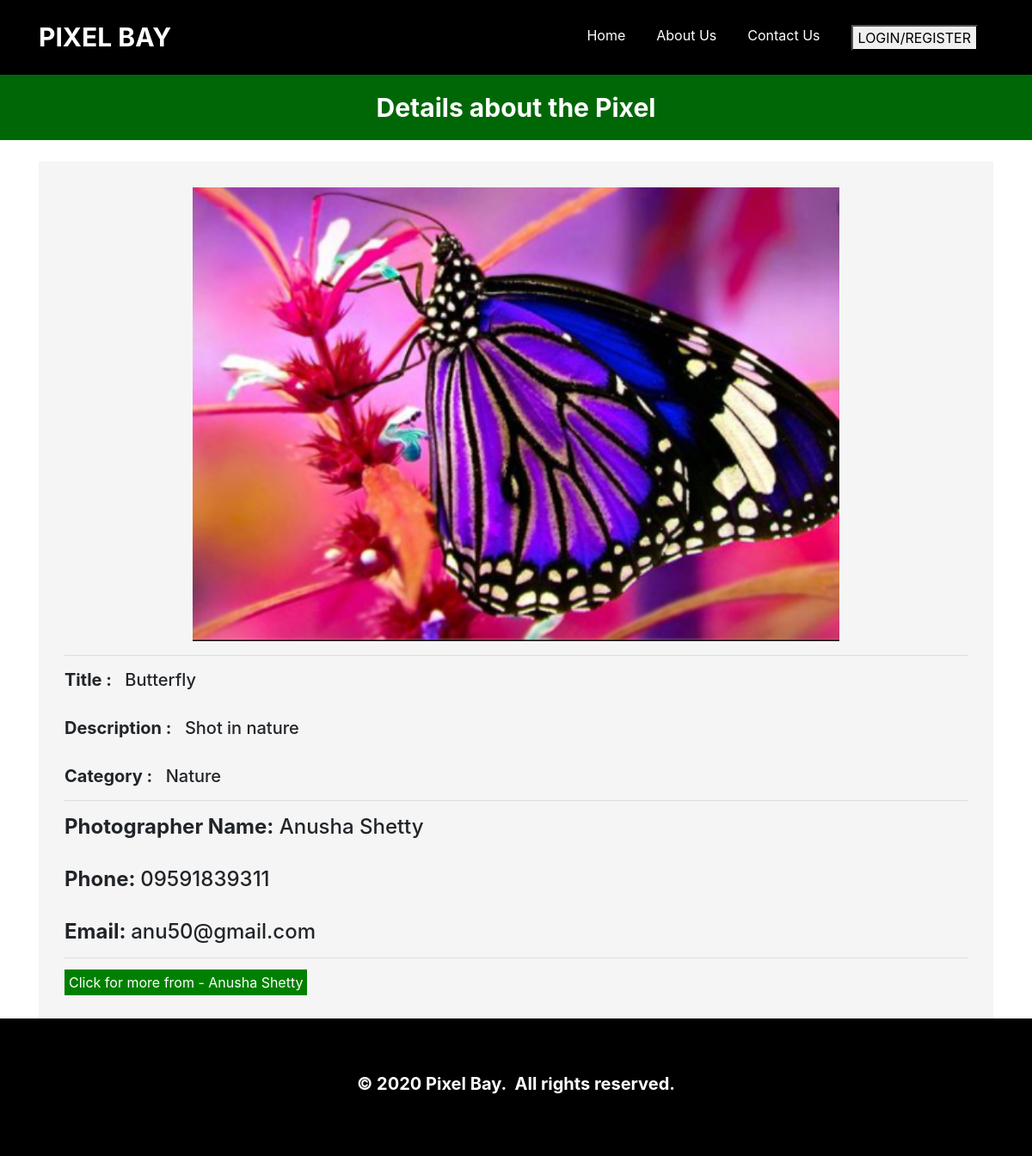
Page /viewdetails.php?id=17 on the committed database.
### tables this page shows
CREATE TABLE `photos` (
  `pic_id` int(20) NOT NULL,
  `pic_title` varchar(50) NOT NULL,
  `pic_des` varchar(5000) NOT NULL,
  `pic_img` varchar(50) DEFAULT 'NA',
  `pic_cat` varchar(50) NOT NULL,
  `photographer_username` varchar(25) NOT NULL
);

CREATE TABLE `photographers` (
  `photographer_username` varchar(50) NOT NULL,
  `photographer_name` varchar(50) NOT NULL,
  `photographer_phone` varchar(15) NOT NULL,
  `photographer_email` varchar(25) NOT NULL,
  `photographer_address` varchar(50) NOT NULL,
  `photographer_password` varchar(20) NOT NULL
);

### viewdetails.php (the view, shortened to what this page needs)
<?php
$conn = Connect();
?>
<!DOCTYPE html>
<html>
<head>
    <link rel="stylesheet" href="assets/bootstrap/css/bootstrap.min.css">
    <link rel="stylesheet" href="assets/css/Footer-Basic.css">
    <link rel="stylesheet" href="assets/css/Navigation-Clean.css">
    <link rel="stylesheet" href="assets/css/styles.css">
</head>
<body>
    <nav class="navbar navbar-light navbar-expand-md navigation-clean" style="background: #000;">
        <div class="container">
            <a class="navbar-brand" href="index.php" style="color: rgb(255,255,255);font-size: 30px;">PIXEL BAY</a>
            <?php
                if (isset($_SESSION['login_photographer'])){
            ?>
            <div
                class="collapse navbar-collapse" id="navcol-1">
                <ul class="nav navbar-nav ml-auto">
                    <li class="nav-item"><a class="nav-link" href="index.php" style="color: rgb(255,255,255); hover">Home</a></li>
                    <li class="nav-item"><a class="nav-link" href="photos.php" style="color: rgb(255,255,255); hover">Your Photos</a></li>
                    <li class="nav-item"><a class="nav-link" href="addphoto.php" style="color: rgb(255,255,255);">Add New Photo</a></li>
                    <li class="nav-item"><a class="nav-link" href="profile.php" style="color: rgb(255,255,255);">Your Profile</a></li>
                    <li class="nav-item"><a class="nav-link" href="about.php" style="color: rgb(255,255,255);">About Us</a></li>
                    <li class="nav-item"><a class="nav-link" href="contact.php" style="color: rgb(255,255,255);">Contact Us</a></li>
                    <li class="nav-item"><a class="nav-link" href="logout.php" style="color: rgb(255,255,255);">Logout</a></li>
                </ul>
        </div>
            <?php
            }
                else {
            ?>
            <div
                class="collapse navbar-collapse" id="navcol-1">
                <ul class="nav navbar-nav ml-auto">
                    <li class="nav-item"><a class="nav-link" href="index.php" style="color: rgb(255,255,255);">Home</a></li>
                    <li class="nav-item"><a class="nav-link" href="about.php" style="color: rgb(255,255,255);">About Us</a></li>
                    <li class="nav-item"><a class="nav-link" href="contact.php" style="color: rgb(255,255,255);">Contact Us</a></li>
                    <li class="nav-item"><a class="nav-link" href="photographerlogin.php" style="color: rgb(255,255,255);"><button>LOGIN/REGISTER</button></a></li>
                </ul>
        </div>
            <?php   }
                ?>
        </div>
    </nav>
    <strong><h3 style="margin-bottom: 25px; text-align: center; font-size: 30px; margin-left:auto;margin-right:auto; padding:20px; color:white; background-color:#006707 ;"><strong> Details about the Pixel </strong></h3></strong>
    <div class="container" style="margin-top: 20px;" >
    <div class="col-md-" style="float: none; margin: 0 auto;">
      <div class="form-area">
        <form role="form">
        <?php
        $pic_id = $_GET["id"];
        $sql1 = "SELECT * FROM  photos p, photographers pg WHERE p.pic_id = '$pic_id' AND p.pic_id=p.pic_id AND p.photographer_username = pg.photographer_username";
        $result1 = mysqli_query($conn, $sql1)or die(mysqli_error($conn));
        if(mysqli_num_rows($result1)){
            while($row1 = mysqli_fetch_assoc($result1)){
                $pic_title = $row1["pic_title"];
                $pic_des = $row1["pic_des"];
                $pic_cat = $row1["pic_cat"];
                $pic_img = $row1["pic_img"];
                $photographer_name = $row1["photographer_name"];
                $photographer_username = $row1["photographer_username"];
                $photographer_phone = $row1["photographer_phone"];
                $photographer_email = $row1["photographer_email"];
            }
        }
        ?>
        <div class="container" style="padding:30px; background-color:#F5F5F5;text-align:justify;">
         <center><img class="card-img-detail lesszoom responsive" src="<?php echo $pic_img; ?>" alt="Card image cap"></center>
           <hr>
              <h5> <strong>Title : </strong>&nbsp;  <?php echo($pic_title);?></h5><br>
            <h5> <strong> Description : </strong>&nbsp; <?php echo($pic_des);?></h5><br>
            <h5> <strong> Category : </strong>&nbsp; <?php echo($pic_cat);?></h5>
            <hr>
            <h4> <strong>Photographer Name:</strong>  <?php echo $photographer_name; ?></h4><br>
            <h4> <strong>Phone: </strong> <?php echo $photographer_phone; ?></h4><br>
            <h4> <strong>Email: </strong> <?php echo $photographer_email; ?></h4>
            <hr>
            <a href="viewphotographer.php?id=<?php echo($photographer_username) ?>" style="color:white; background-color:Green;padding:5px;">Click for more from - <?php echo $photographer_name; ?></a>
            </div>
          </form>
      </div>
    </div>
    </div>
    <div class="footer-basic" style="background: #000;">
        <footer style="text-align: center;">
            <h5 style="border-color: rgb(255,255,255);color: rgb(255,255,255);"><br><strong>© 2020 Pixel Bay.&nbsp; All rights reserved.</strong><br><br></h5>
        </footer>
    </div>
</body>
</html>

### assets/css/Navigation-Clean.css (style rules this page uses)
.navigation-clean { background: #fff; padding-top: .75rem; padding-bottom: .75rem; color: #333; border-radius: 0; box-shadow: none; border: none; margin-bottom: 0; }
@media (min-width:768px) { .navigation-clean { padding-top: 1rem; padding-bottom: 1rem; } }
.navigation-clean .navbar-brand { font-weight: bold; color: inherit; }
.navigation-clean .navbar-collapse, .navigation-clean .form-inline { border-top-color: #ddd; }
.navigation-clean.navbar .navbar-nav .nav-link { padding-left: 18px; padding-right: 18px; }
.navigation-clean.navbar-light .navbar-nav .nav-link { color: #465765; }

### assets/css/styles.css (style rules this page uses)
.card-img-detail { max-height: 528px; max-width: 752px; min-height: 528px; min-width: 752px; z-index: 0; }

### rows in the picture
photos: pic_img (picture), pic_title "Butterfly", pic_des "Shot in nature", pic_cat "Nature", photographers.photographer_name "Anusha Shetty", photographers.photographer_phone "09591839311", photographers.photographer_email "anu50@gmail.com"
